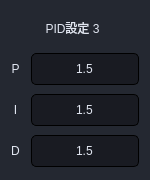
                     <widget class="QFrame" name="frame_76">
                      <property name="minimumSize">
                       <size>
                        <width>150</width>
                        <height>180</height>
                       </size>
                      </property>
                      <property name="maximumSize">
                       <size>
                        <width>150</width>
                        <height>180</height>
                       </size>
                      </property>
                      <property name="styleSheet">
                       <string notr="true">background-color: rgb(36, 40, 49);
border-radius: 5px;</string>
                      </property>
                      <property name="frameShape">
                       <enum>QFrame::StyledPanel</enum>
                      </property>
                      <property name="frameShadow">
                       <enum>QFrame::Raised</enum>
                      </property>
                      <layout class="QGridLayout" name="gridLayout_62">
                       <property name="topMargin">
                        <number>9</number>
                       </property>
                       <property name="bottomMargin">
                        <number>9</number>
                       </property>
                       <item row="3" column="1">
                        <widget class="QLineEdit" name="lineEdit_PID_3_D">
                         <property name="minimumSize">
                          <size>
                           <width>0</width>
                           <height>32</height>
                          </size>
                         </property>
                         <property name="maximumSize">
                          <size>
                           <width>16777215</width>
                           <height>16777215</height>
                          </size>
                         </property>
                         <property name="styleSheet">
                          <string notr="true">background-color: rgba(0, 0, 0,80);
color: rgb(225, 230, 241);
border-width: 1px;
border-style: solid;
border-radius: 5px;
padding-left:5px;
padding-right:5px;
font: 12px &quot;游ゴシック&quot;;
min-height:30;</string>
                         </property>
                         <property name="text">
                          <string>1.5</string>
                         </property>
                         <property name="alignment">
                          <set>Qt::AlignCenter</set>
                         </property>
                        </widget>
                       </item>
                       <item row="2" column="1">
                        <widget class="QLineEdit" name="lineEdit_PID_3_I">
                         <property name="minimumSize">
                          <size>
                           <width>0</width>
                           <height>32</height>
                          </size>
                         </property>
                         <property name="maximumSize">
                          <size>
                           <width>16777215</width>
                           <height>16777215</height>
                          </size>
                         </property>
                         <property name="styleSheet">
                          <string notr="true">background-color: rgba(0, 0, 0,80);
color: rgb(225, 230, 241);
border-width: 1px;
border-style: solid;
border-radius: 5px;
padding-left:5px;
padding-right:5px;
font: 12px &quot;游ゴシック&quot;;
min-height:30;</string>
                         </property>
                         <property name="text">
                          <string>1.5</string>
                         </property>
                         <property name="alignment">
                          <set>Qt::AlignCenter</set>
                         </property>
                        </widget>
                       </item>
                       <item row="0" column="0" colspan="2">
                        <widget class="QLabel" name="label_117">
                         <property name="minimumSize">
                          <size>
                           <width>0</width>
                           <height>32</height>
                          </size>
                         </property>
                         <property name="maximumSize">
                          <size>
                           <width>16777215</width>
                           <height>32</height>
                          </size>
                         </property>
                         <property name="styleSheet">
                          <string notr="true">font: 12px bold italic large &quot;游ゴシック&quot;;
color: rgb(225, 230, 241);
padding-right:5px;</string>
                         </property>
                         <property name="text">
                          <string>PID設定 3</string>
                         </property>
                         <property name="alignment">
                          <set>Qt::AlignCenter</set>
                         </property>
                        </widget>
                       </item>
                       <item row="2" column="0">
                        <widget class="QLabel" name="label_118">
                         <property name="minimumSize">
                          <size>
                           <width>0</width>
                           <height>32</height>
                          </size>
                         </property>
                         <property name="maximumSize">
                          <size>
                           <width>16777215</width>
                           <height>32</height>
                          </size>
                         </property>
                         <property name="styleSheet">
                          <string notr="true">font: 12px bold italic large &quot;游ゴシック&quot;;
color: rgb(225, 230, 241);
padding-right:5px;</string>
                         </property>
                         <property name="text">
                          <string>I</string>
                         </property>
                         <property name="alignment">
                          <set>Qt::AlignCenter</set>
                         </property>
                        </widget>
                       </item>
                       <item row="1" column="0">
                        <widget class="QLabel" name="label_119">
                         <property name="minimumSize">
                          <size>
                           <width>0</width>
                           <height>32</height>
                          </size>
                         </property>
                         <property name="maximumSize">
                          <size>
                           <width>16777215</width>
                           <height>32</height>
                          </size>
                         </property>
                         <property name="styleSheet">
                          <string notr="true">font: 12px bold italic large &quot;游ゴシック&quot;;
color: rgb(225, 230, 241);
padding-right:5px;</string>
                         </property>
                         <property name="text">
                          <string>P</string>
                         </property>
                         <property name="alignment">
                          <set>Qt::AlignCenter</set>
                         </property>
                        </widget>
                       </item>
                       <item row="3" column="0">
                        <widget class="QLabel" name="label_120">
                         <property name="minimumSize">
                          <size>
                           <width>0</width>
                           <height>32</height>
                          </size>
                         </property>
                         <property name="maximumSize">
                          <size>
                           <width>16777215</width>
                           <height>32</height>
                          </size>
                         </property>
                         <property name="styleSheet">
                          <string notr="true">font: 12px bold italic large &quot;游ゴシック&quot;;
color: rgb(225, 230, 241);
padding-right:5px;</string>
                         </property>
                         <property name="text">
                          <string>D</string>
                         </property>
                         <property name="alignment">
                          <set>Qt::AlignCenter</set>
                         </property>
                        </widget>
                       </item>
                       <item row="1" column="1">
                        <widget class="QLineEdit" name="lineEdit_PID_3_P">
                         <property name="minimumSize">
                          <size>
                           <width>0</width>
                           <height>32</height>
                          </size>
                         </property>
                         <property name="maximumSize">
                          <size>
                           <width>16777215</width>
                           <height>16777215</height>
                          </size>
                         </property>
                         <property name="styleSheet">
                          <string notr="true">background-color: rgba(0, 0, 0,80);
color: rgb(225, 230, 241);
border-width: 1px;
border-style: solid;
border-radius: 5px;
padding-left:5px;
padding-right:5px;
font: 12px &quot;游ゴシック&quot;;
min-height:30;</string>
                         </property>
                         <property name="text">
                          <string>1.5</string>
                         </property>
                         <property name="alignment">
                          <set>Qt::AlignCenter</set>
                         </property>
                        </widget>
                       </item>
                      </layout>
                     </widget>
